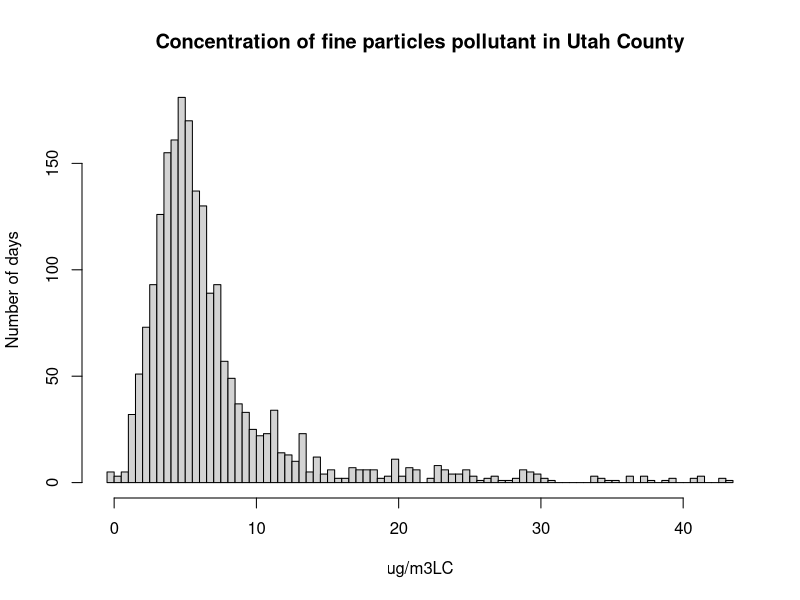
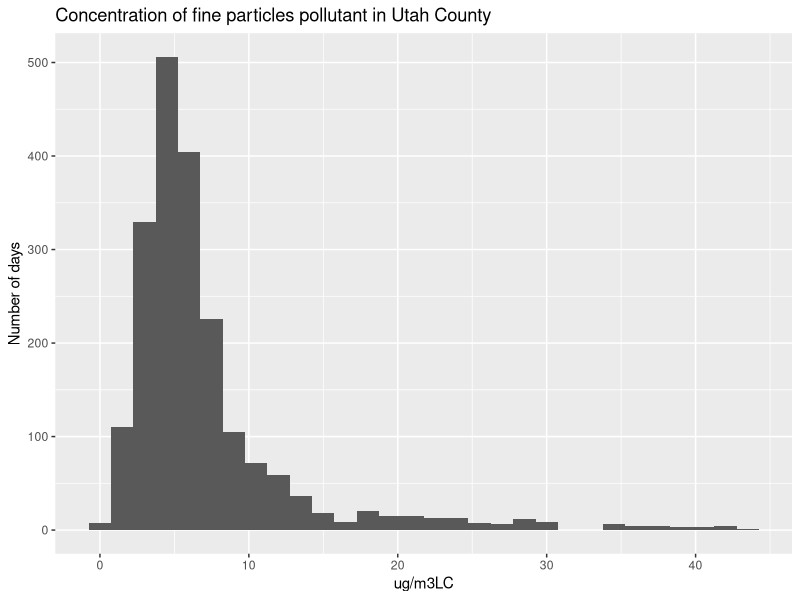
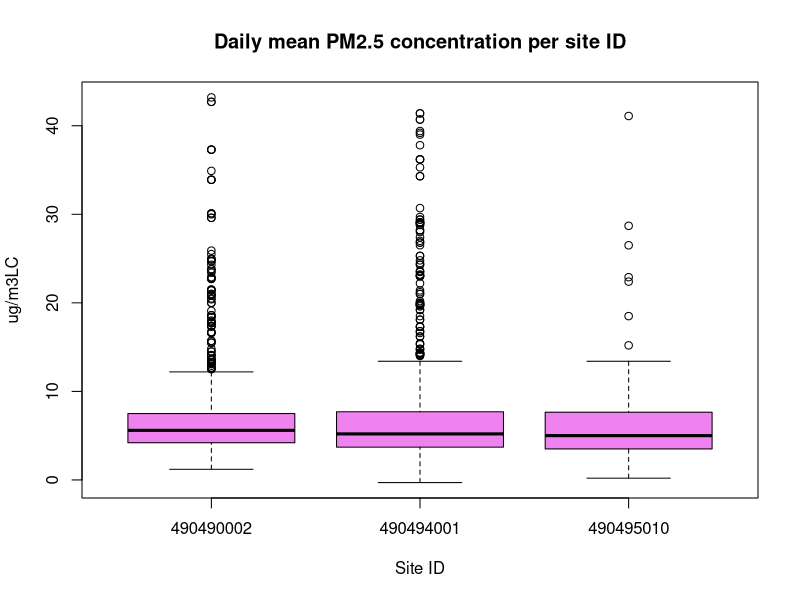
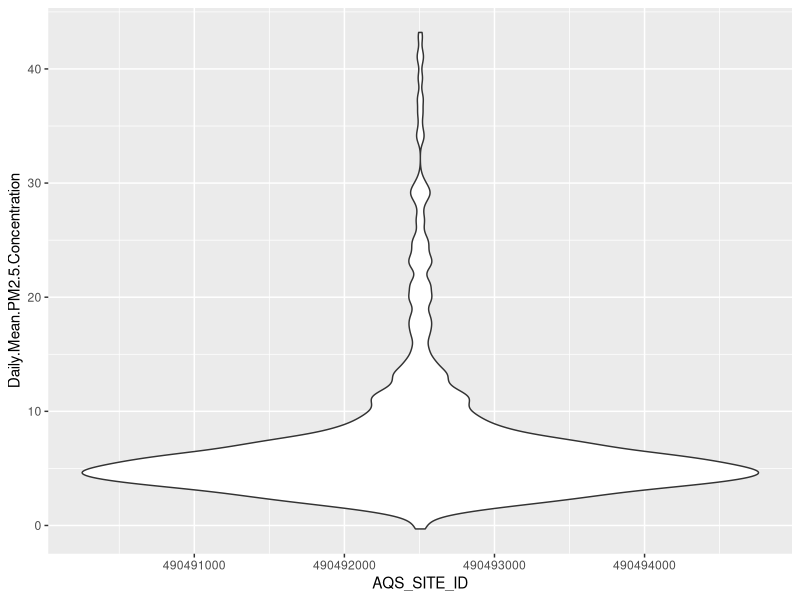
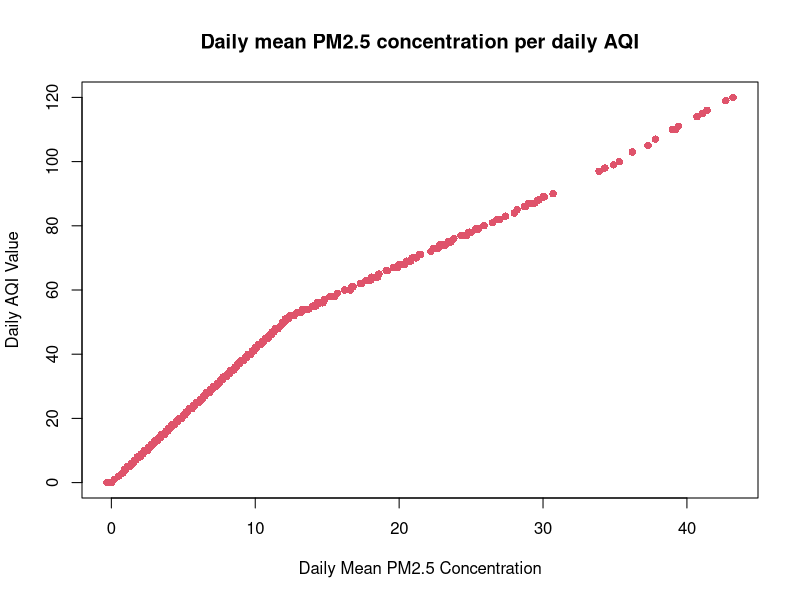
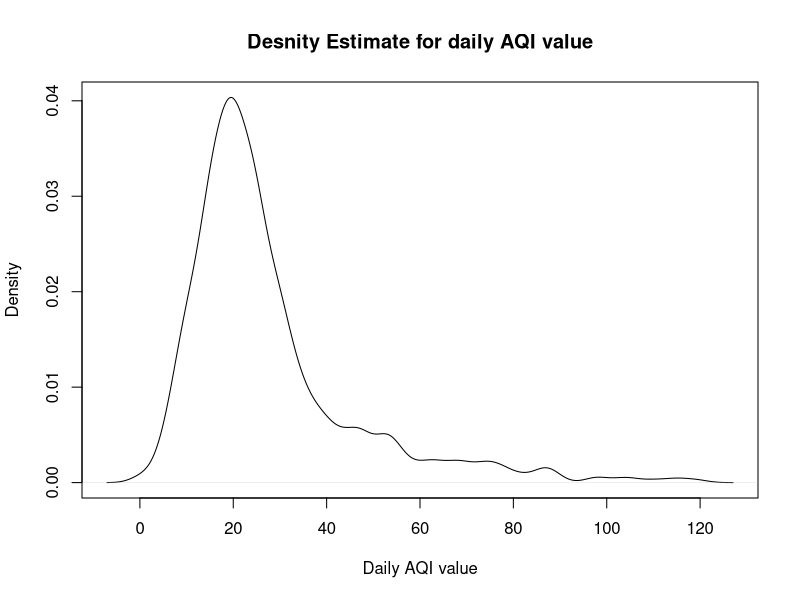

Source code (R) for these figures, in order:
## ---- chunk 1
#Make working directory global
knitr::opts_knit$set(root.dir = "C:\\Users\\jon\\Documents\\School\\R\\HW\\HW6")
## ---- chunk 2
air <- read.table("daily_airquility.csv", sep=",", header=TRUE,
                  stringsAsFactors=FALSE)
pol <- data.frame(air$Daily.Mean.PM2.5.Concentration)
names(pol) <- c("pollution")
#pol$Date <- c(air$Date) 
## ---- chunk 3

hist(pol$pollution, main="Concentration of fine particles pollutant in Utah County", breaks=100, xlab="ug/m3LC",
     ylab = "Number of days")
## ---- chunk 4
#install.packages("ggplot2") 
library(ggplot2)
g <- ggplot(data=pol, aes(x=pollution)) + geom_histogram() + ggtitle("Concentration of fine particles pollutant in Utah County") 
g + xlab("ug/m3LC") + ylab("Number of days")
## ---- chunk 5
boxplot(pol$pollution ~ air$AQS_SITE_ID, col="violet", main="Daily mean PM2.5 concentration per site ID", ylab="ug/m3LC", xlab="Site ID", horizontal=FALSE) 
## ---- chunk 6
ggplot(air, aes(y=Daily.Mean.PM2.5.Concentration, x=AQS_SITE_ID)) + geom_violin()

## ---- chunk 7
plot(pol$pollution, air$DAILY_AQI_VALUE,
       pch = 16, col = 2,
       xlab = "Daily Mean PM2.5 Concentration",
       ylab = "Daily AQI Value", 
       main="Daily mean PM2.5 concentration per daily AQI")
## ---- chunk 8
d <- density(air$DAILY_AQI_VALUE) 
plot(d, main="Desnity Estimate for daily AQI value", xlab = "Daily AQI value") # plots the results
